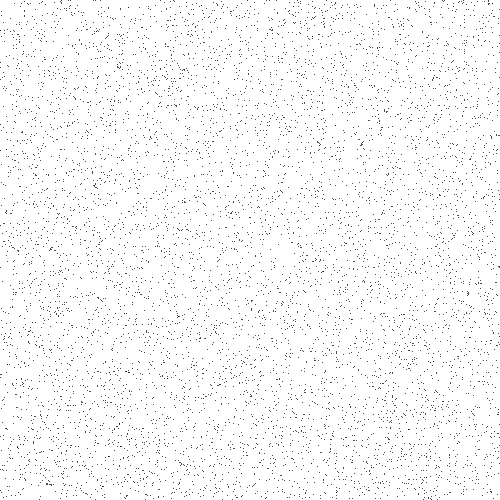
Frame 1 (no input)
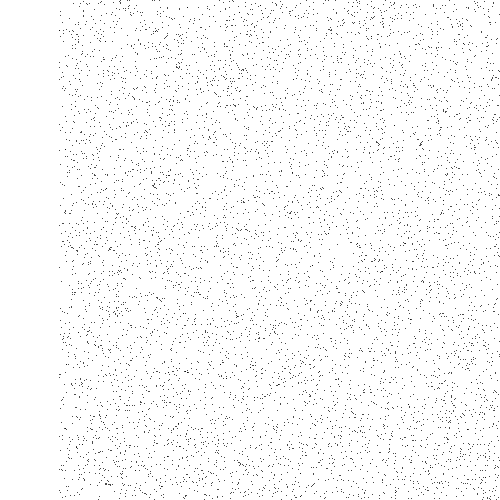
Frame 60 (the mouse pressed at the canvas centre just before this capture)
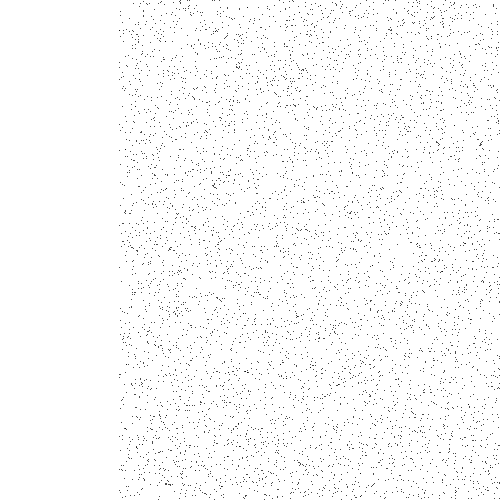
Frame 120 (the mouse held since frame 60 and released just before this capture)

The Processing sketch that drew these frames (run headless with seeded random() and noise(); from frame 60 on, the mouse is pressed at the canvas centre):

// Processing sketch: processing_160057
// ── processing_160057.pde

float[] py = new float[8000];
float[] px = new float[8000];
void setup() {
  size(500,500);
  for (int p = 0; p<8000 ; p++) {
    px[p] = random(500);
      py[p] = random(500);
      
  }
}
 void draw(){
   background(255);
     for (int p = 0; p<8000 ; p++) {
     point(px[p],py[p]);
      px[p]++;
      if(px[p]>width){
      }
  }
}
    
